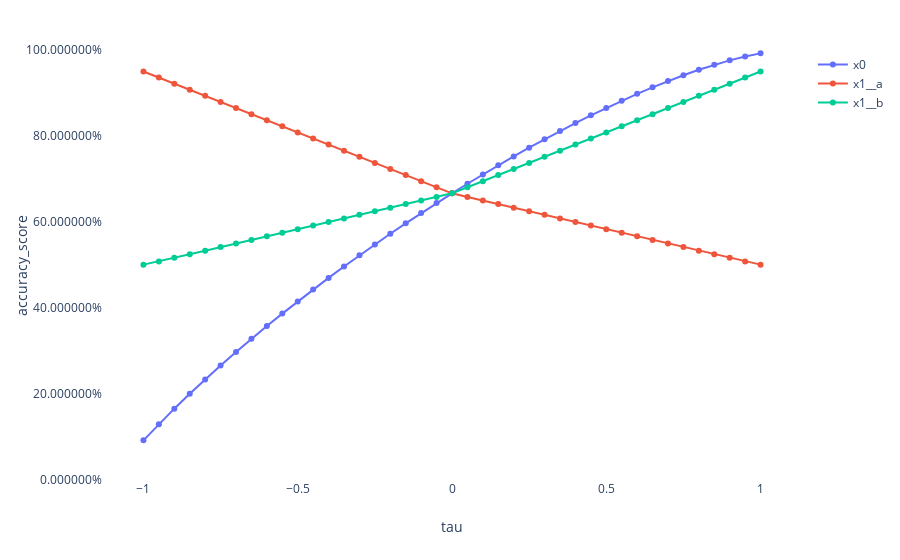

This figure's notebook cell:
### Code cell
explainer.plot_performance(X_cat, y_test, y_pred, metrics.accuracy_score, inline=True)
